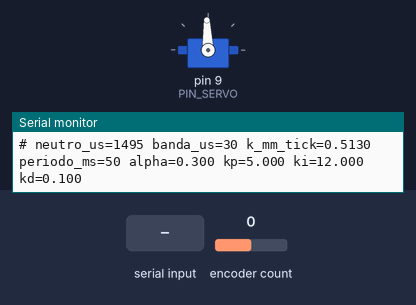
This program was run on a simulated Arduino Mega 2560, built with avr-gcc and run on an emulated ATmega2560. On the bench: servo, the last lines printed to the serial monitor. The inputs (shaded band) are chosen by the test bench; at power-on: encoder count 0.

Above: at 1.2 s.
1.3 s: "1 1\n" received over Serial
At 3.5 s:
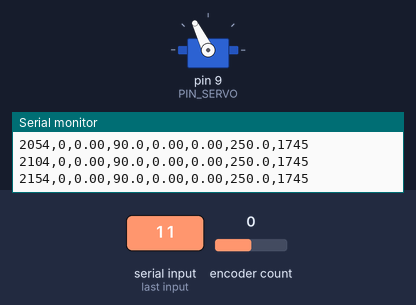
3.8 s: "neutro\n" received over Serial
At 4.9 s:
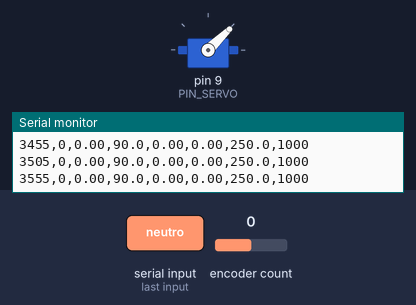
5.3 s: "1 150\n" received over Serial
At 6.5 s:
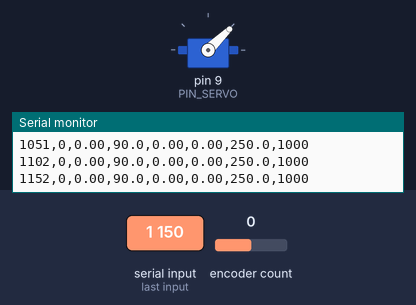
6.8 s: "s 1\n" received over Serial
At 8.0 s:
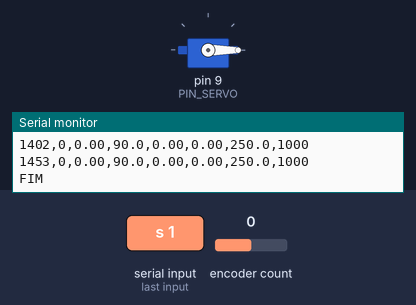
8.3 s: "1\n" received over Serial
At 8.8 s:
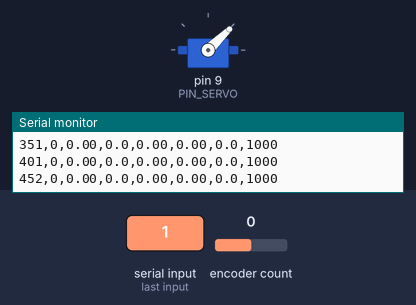
Timing chart, 0 to 27.8 s (numbered marks = the images above; inputs shaded):
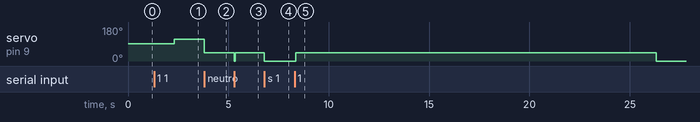

Measured:
- after the input at 1.3 s, servo on pin 9 (PIN_SERVO): 92° → 116° after 1.0 s
- after the input at 3.8 s, servo on pin 9 (PIN_SERVO): 116° → 44° at once
- after the input at 5.3 s, servo on pin 9 (PIN_SERVO): 44° → 0° at once, → 44° 0.05 s later
- after the input at 6.8 s, servo on pin 9 (PIN_SERVO): 44° → 0° at once
- after the input at 8.3 s, servo on pin 9 (PIN_SERVO): 0° → 44° after 0.05 s, → 0° 18.0 s later

The program:

main.cpp
```cpp
//  Comandos (use com registrar.py, final de linha "Nova linha"):
//    v 100     -> degrau de velocidade em mm/s (sintonia), por 6 s e para sozinho.
//    v 100 8   -> idem, por 8 s. Negativo = outro sentido.
//    1         -> ensaio 1: cinco patamares crescentes
//    2         -> ensaio 2: inversao de sentido (+v e depois -v)
//    s         -> para antes da hora (todos os ensaios terminam sozinhos)
//    kp 1.0    -> muda kp   (idem ki, kd)
//    neutro 1495 -> muda o neutro (us)
//    b 30      -> muda a meia-largura da banda morta (us)
//    ?         -> mostra a configuracao atual
#include <Arduino.h>
#include <Encoder.h>
#include <Servo.h>

// A e B trocados (3, 2)
Encoder enc(3, 2);
Servo servo;
const int PIN_SERVO = 9;

const float K_MM_POR_TICK = 0.513; // k = pi * D / N  (D = 40 mm, N = 245)
int NEUTRO_US      = 1495;         // da busca do neutro (comando n do malha_aberta)
int BANDA_MORTA_US = 30;           // meia-largura da banda morta (parada de 1470 a 1520)

float kp = 5.0, ki = 12.0, kd = 0.1;
const float U_MAX = 250.0;           // correcao limitada a +-250 us em torno do neutro
const float ALPHA = 0.3;             // passa-baixa escolhido na comparacao de filtros
const unsigned long PERIODO_MS = 50; // periodo do controle (o codigo usa o dt REAL)

const float PAT_VEL[5] = {90, 105, 120, 135, 150}; // mm/s, dentro da curva medida
const unsigned long PAT_DUR = 3000;                // ms por patamar
const float INV_VEL = 100;                         // mm/s
const unsigned long INV_DUR = 4000;                // ms em cada sentido
const unsigned long PRE_MS = 1000;                 // repouso antes do primeiro degrau
const unsigned long POS_MS = 2000;                 // repouso no fim
const unsigned long MANUAL_DUR_MS = 6000;          // duracao padrao do comando v (apos o repouso)

enum Modo { PARADO, MANUAL, PATAMARES, INVERSAO };
Modo modo = PARADO;

unsigned long tAntUs = 0, tInicio = 0;
long  ticks0 = 0, ticksAnt = 0;
float vFilt = 0, vFiltAnt = 0;
float sp = 0, spManual = 0;
unsigned long manualDur = MANUAL_DUR_MS;
float integral = 0;

void imprimirConfig() {
  Serial.print(F("# neutro_us=")); Serial.print(NEUTRO_US);
  Serial.print(F(" banda_us=")); Serial.print(BANDA_MORTA_US);
  Serial.print(F(" k_mm_tick=")); Serial.print(K_MM_POR_TICK, 4);
  Serial.print(F(" periodo_ms=")); Serial.print(PERIODO_MS);
  Serial.print(F(" alpha=")); Serial.print(ALPHA, 3);
  Serial.print(F(" kp=")); Serial.print(kp, 3);
  Serial.print(F(" ki=")); Serial.print(ki, 3);
  Serial.print(F(" kd=")); Serial.println(kd, 3);
}

void parar() {
  servo.writeMicroseconds(NEUTRO_US);
  if (modo != PARADO) {
    modo = PARADO;
    Serial.println(F("FIM"));
  }
  sp = 0;
  integral = 0;
}

void iniciar(Modo m, const __FlashStringHelper *nome) {
  if (modo != PARADO) parar();
  modo = m;
  tInicio = millis();
  ticks0 = ticksAnt = enc.read();
  vFilt = vFiltAnt = 0;
  integral = 0;
  sp = 0;
  tAntUs = micros();
  Serial.print(F("INICIO ")); Serial.println(nome);
  imprimirConfig();
  Serial.println(F("t_ms,ticks,s_mm,setpoint,v_bruta,v_filtrada,u_us,pulso_us"));
}

float setpointDoEnsaio(unsigned long t) {
  switch (modo) {
    case MANUAL:
      return (t < PRE_MS) ? 0 : spManual;
    case PATAMARES: {
      if (t < PRE_MS) return 0;
      unsigned long k = (t - PRE_MS) / PAT_DUR;
      return (k < 5) ? PAT_VEL[k] : 0;
    }
    case INVERSAO:
      if (t < PRE_MS) return 0;
      if (t < PRE_MS + INV_DUR) return INV_VEL;
      if (t < PRE_MS + 2 * INV_DUR) return -INV_VEL;
      return 0;
    default:
      return 0;
  }
}

bool ensaioAcabou(unsigned long t) {
  if (modo == MANUAL)    return t > PRE_MS + manualDur + POS_MS;
  if (modo == PATAMARES) return t > PRE_MS + 5 * PAT_DUR + POS_MS;
  if (modo == INVERSAO)  return t > PRE_MS + 2 * INV_DUR + POS_MS;
  return false;
}

void tratarComando(char *linha) {
  char *cmd = strtok(linha, " ");
  if (!cmd) return;
  char *arg = strtok(NULL, " ");
  char *arg2 = strtok(NULL, " ");
  float x = arg ? atof(arg) : 0;

  if      (!strcmp(cmd, "1"))  iniciar(PATAMARES, F("patamares"));
  else if (!strcmp(cmd, "2"))  iniciar(INVERSAO, F("inversao"));
  else if (!strcmp(cmd, "v"))  { spManual = x;
                                 manualDur = arg2 ? (unsigned long)(atof(arg2) * 1000) : MANUAL_DUR_MS;
                                 iniciar(MANUAL, F("manual")); }
  else if (!strcmp(cmd, "s"))  parar();
  else if (!strcmp(cmd, "kp")) { kp = x; imprimirConfig(); }
  else if (!strcmp(cmd, "ki")) { ki = x; integral = 0; imprimirConfig(); }
  else if (!strcmp(cmd, "kd")) { kd = x; imprimirConfig(); }
  else if (!strcmp(cmd, "neutro")) { NEUTRO_US = (int)x; if (modo == PARADO) servo.writeMicroseconds(NEUTRO_US); imprimirConfig(); }
  else if (!strcmp(cmd, "b"))  { BANDA_MORTA_US = (int)x; imprimirConfig(); }
  else if (!strcmp(cmd, "?"))  imprimirConfig();
  else Serial.println(F("# comando desconhecido"));
}

void lerSerial() {
  static char buf[32];
  static byte n = 0;
  while (Serial.available()) {
    char c = Serial.read();
    if (c == '\n' || c == '\r') {
      if (n) { buf[n] = 0; tratarComando(buf); n = 0; }
    } else if (n < sizeof(buf) - 1) {
      buf[n++] = c;
    }
  }
}

void setup() {
  Serial.begin(115200);
  servo.attach(PIN_SERVO);
  servo.writeMicroseconds(NEUTRO_US);
  Serial.println(F("# pronto. Comandos: v <mm/s> [s], 1, 2, s, kp/ki/kd <x>, neutro <us>, b <us>, ?"));
  imprimirConfig();
}

void loop() {
  lerSerial();
  if (modo == PARADO) return;

  unsigned long agoraUs = micros();
  if (agoraUs - tAntUs < PERIODO_MS * 1000UL) return;
  float dt = (agoraUs - tAntUs) * 1e-6;
  tAntUs = agoraUs;

  long ticks = enc.read();
  long dTicks = ticks - ticksAnt;
  ticksAnt = ticks;

  float vBruta = dTicks * K_MM_POR_TICK / dt;
  vFiltAnt = vFilt;
  vFilt = ALPHA * vBruta + (1 - ALPHA) * vFilt;

  long tk = ticks - ticks0;
  float sMm = tk * K_MM_POR_TICK;
  unsigned long t = millis() - tInicio;

  float novoSp = setpointDoEnsaio(t);
  if (novoSp != sp) { sp = novoSp; integral = 0; }

  float u = 0;
  if (sp != 0) {
    float erro = sp - vFilt;

    integral += erro * dt;
    if (ki > 0) {
      float iMax = U_MAX / ki;
      integral = constrain(integral, -iMax, iMax);
    }

    float deriv = -(vFilt - vFiltAnt) / dt;

    float ff = (sp > 0) ? BANDA_MORTA_US : -BANDA_MORTA_US;

    u = ff + kp * erro + ki * integral + kd * deriv;
    u = constrain(u, -U_MAX, U_MAX);
  } else {
    integral = 0;
  }

  int pulso = constrain(NEUTRO_US + (int)u, 1000, 2000);
  servo.writeMicroseconds(pulso);

  Serial.print(t);          Serial.print(',');
  Serial.print(tk);         Serial.print(',');
  Serial.print(sMm, 2);     Serial.print(',');
  Serial.print(sp, 1);      Serial.print(',');
  Serial.print(vBruta, 2);  Serial.print(',');
  Serial.print(vFilt, 2);   Serial.print(',');
  Serial.print(u, 1);       Serial.print(',');
  Serial.println(pulso);

  if (ensaioAcabou(t)) parar();
}
```
